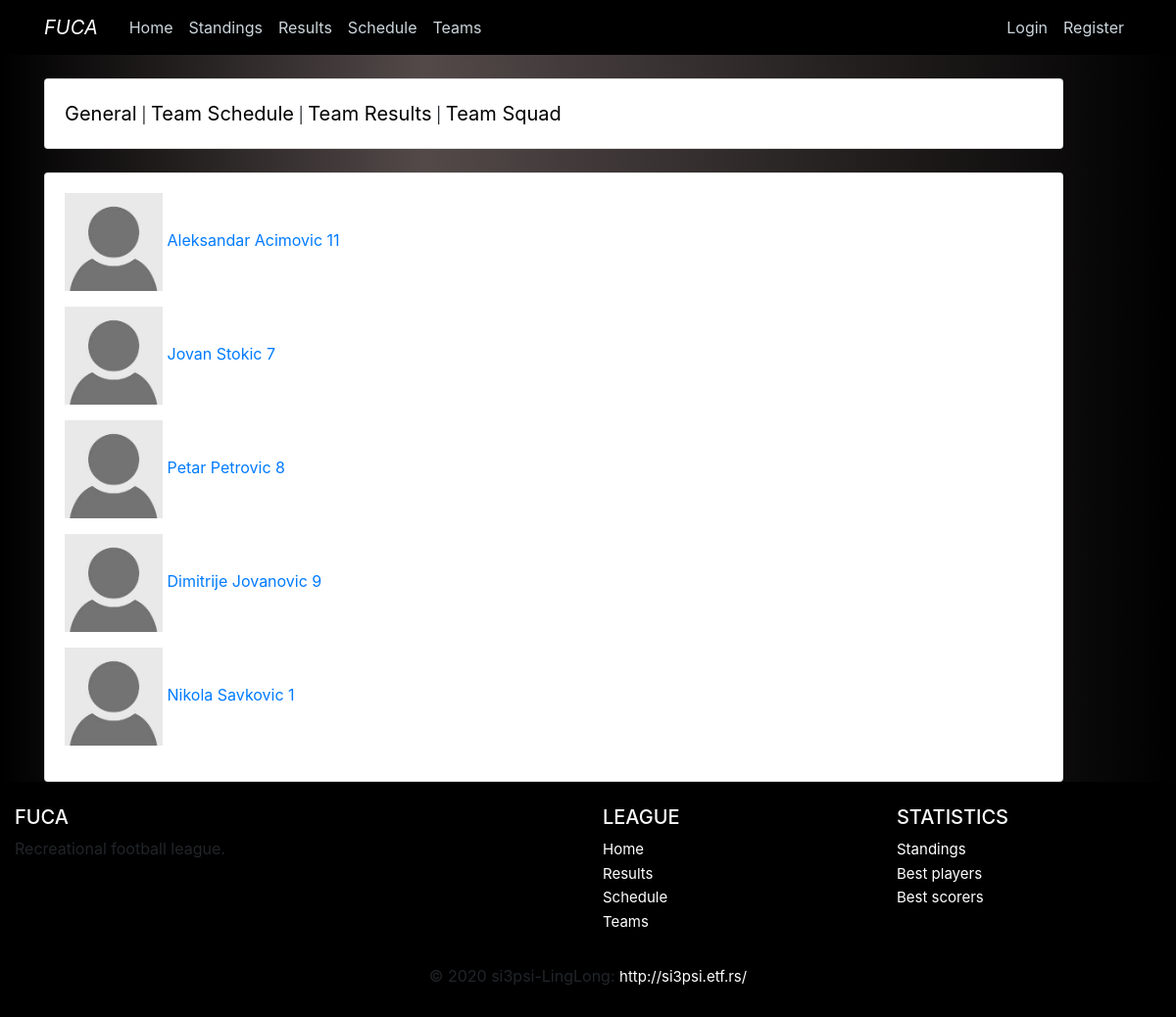
Screenshot of /teams/squad/2 with the database file from the repository.
### fuca/models.py (models this page shows, shortened)
class Player(db.Model, UserMixin):
    __tablename__ = 'player'
    id          = db.Column(db.Integer,     primary_key=True)
    name        = db.Column(db.String(100), nullable=False)
    birthdate   = db.Column(db.DateTime,    nullable=False)
    number      = db.Column(db.Integer,     nullable=False)
    image       = db.Column(db.String(20),  nullable=False, default='default.jpg')
    email       = db.Column(db.String(120), unique=True,    nullable=False)
    password    = db.Column(db.String(200))
    registered  = db.Column(db.Boolean, default=False)
    is_admin    = db.Column(db.Boolean, default=False)
    team_id     = db.Column(db.Integer, db.ForeignKey('team.id'), nullable=False)
    statistics  = db.relationship('Statistics', backref='player', lazy=True)

### fuca/teams/routes.py (the view)
@teams.route("/squad/<int:id>")
def teamsquad(id):
    Team.query.get_or_404(id)
    players = Player.query.filter_by(team_id=id).all()
    for player in players:
        player.image = url_for('static', filename='images/players/{}'.format(player.image))
    return render_template('team/team-squad.html', players=players, id=id, title='Team Squad')

### fuca/templates/team/team-squad.html
{% extends 'team/team-layout.html' %}
{% block team_content %}
    {% for player in players %}
        <p>
            <a href="{{ url_for('main.player', id=player.id)}}">
                <img src="{{ player.image }}" width="100"> {{ player.name }} {{ player.number }}
            </a>
        </p>
    {% endfor %}
{% endblock team_content %}

### fuca/static/main.css (style rules this page uses)
body { margin-top: 5rem; }
a:link { text-decoration: none; }
.dark-background { background: rgb(0,0,0); background: linear-gradient(90deg, rgba(0,0,0,1) 0%, rgba(83,73,73,1) 36%, rgba(0,0,0,1) 100%); }

### rows the page displays
Player: image (placeholder picture), name "Aleksandar Acimovic", number "11"
Player: image (placeholder picture), name "Jovan Stokic", number "7"
Player: image (placeholder picture), name "Petar Petrovic", number "8"
Player: image (placeholder picture), name "Dimitrije Jovanovic", number "9"
Player: image (placeholder picture), name "Nikola Savkovic", number "1"
